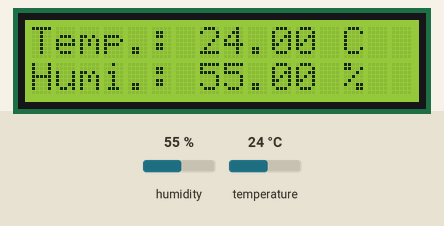
Recording of a sketch running on a simulated Arduino Uno, built with avr-gcc and run on an emulated ATmega328P. Shown: 16×2 character LCD. The test bench sets the inputs (shaded band); at power-on: humidity 55 %, temperature 24 °C.

Above: at 1.2 s.
1.3 s: humidity set to 22 %
At 2.7 s:
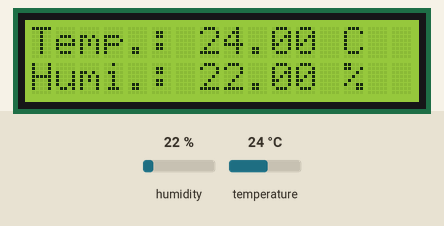
4.0 s: temperature set to 12 °C
At 4.7 s:
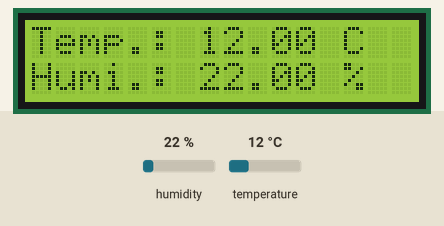
6.7 s: humidity set to 40 %
At 8.6 s:
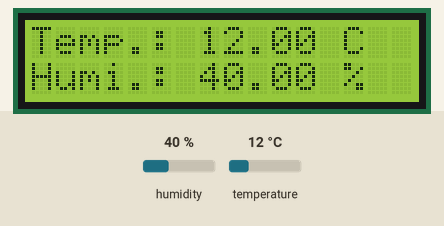
9.6 s: temperature set to 19 °C
At 10.6 s:
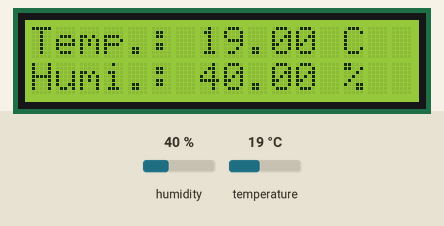
Timing chart, 0 to 12.6 s (numbered marks = the images above; inputs shaded):
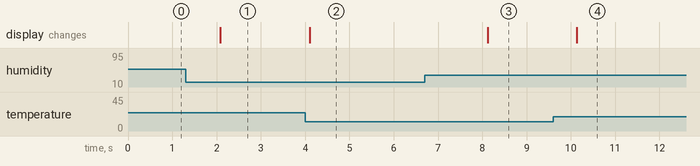

Measured:
- after the input at 1.3 s, the display: changes after 0.79 s (image 1)
- after the input at 4.0 s, the display: changes after 0.10 s (image 2)
- after the input at 6.7 s, the display: changes after 1.4 s (image 3)
- after the input at 9.6 s, the display: changes after 0.54 s (image 4)

The sketch:

dht22lcd.ino
```cpp
//worked***************************************************
#include "DHT.h"            //including the dht22 library
#include "LiquidCrystal.h"
#define DHTPIN 9                //Declaring pin 9 of arduino for the dht22
#define DHTTYPE DHT22         //Defining which type of dht22 we are using (DHT22 or DHT11)
DHT dht(DHTPIN, DHTTYPE);    //Declaring a variable named dht
LiquidCrystal lcd(7,6,5,4,3,2); // Initializing the LCD pins.
void setup() { //Data written in it will only run once
lcd.begin(16,2); // Initializes the interface to the LCD screen, and specifies the dimensions (width and height) of the display
dht.begin(); //This command will start to receive the values from dht22
}
void loop() { //Data written in it will run again and again
lcd.clear();
float hum = dht.readHumidity(); //Reading the humidity and storing in hum
float temp = dht.readTemperature(); //Reading the temperature as Celsius and storing in temp
// Check if any reads failed and exit early (to try again).
if (isnan(hum) || isnan(temp)) {
lcd.print("Failed to read");
delay(1000);
return;
}
lcd.setCursor(0,0); //Setting the cursor at the start of the LCD
lcd.print("Temp.: "); //Writing the temperature on the LCD
lcd.print(temp); //Writing the value of temperature on the LCD
lcd.print(" C");
lcd.setCursor(0,1); //setting the cursor at next line
lcd.print("Humi.: "); //Writing the humidity on the LCD display
lcd.print(hum); //Writing the humidity value stored in hum on the LCD display
lcd.print(" %");
delay(2000);
}
```
